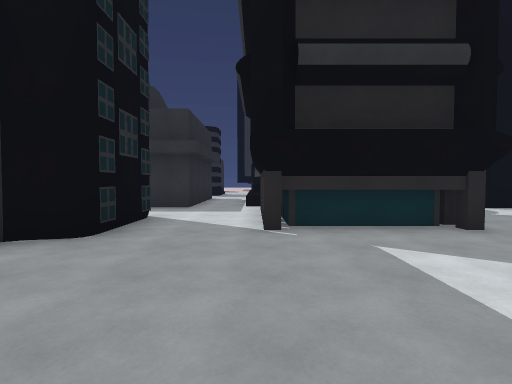
View 1 (above)

24 first-person views from a walk through a 3-D level made in the Unity game engine. The camera is 1.4 m above the floor, tilts 2° down and sees 80° across. The floor is counted in squares, 2 m on a side. Each view is taken from the middle of a square. On the plan, view 1 faces up. The plan holds only what a view shows up to about 10 squares ahead; the rest is blank. The place goes on beyond the plan. Some animated figures are left out.

View 2
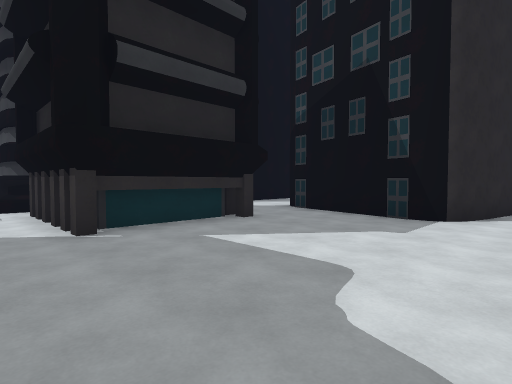

View 3
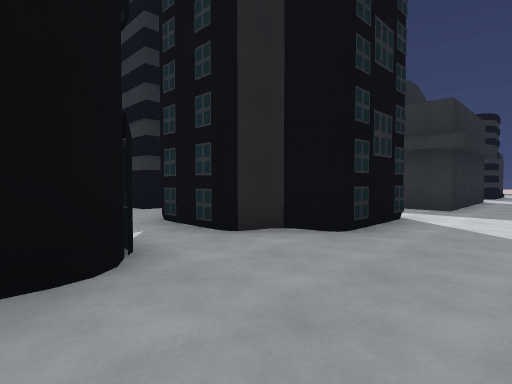

View 4
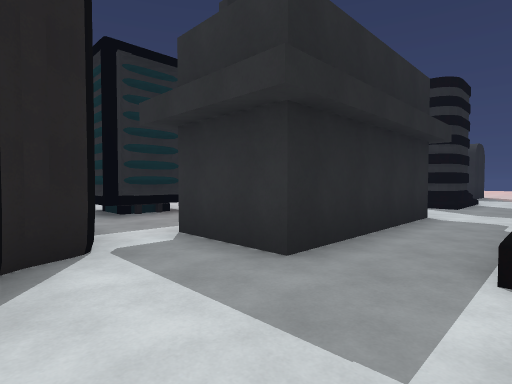

View 5
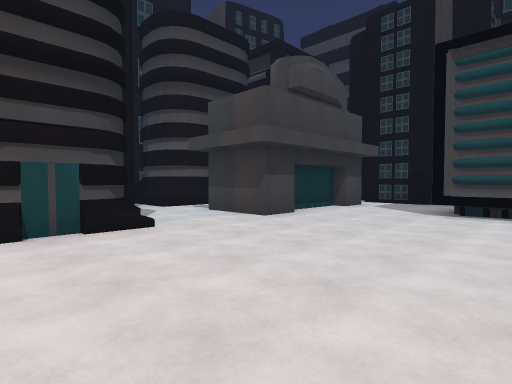

View 6
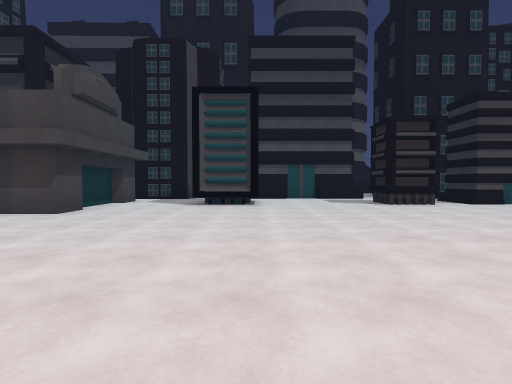

View 7
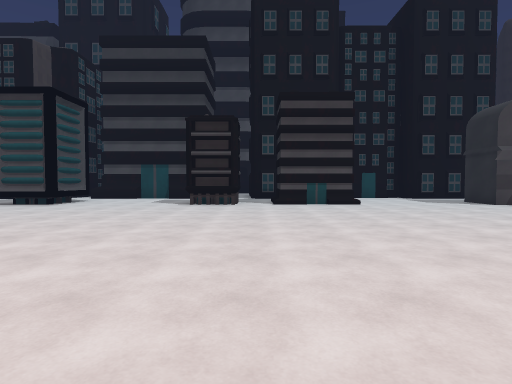

View 8
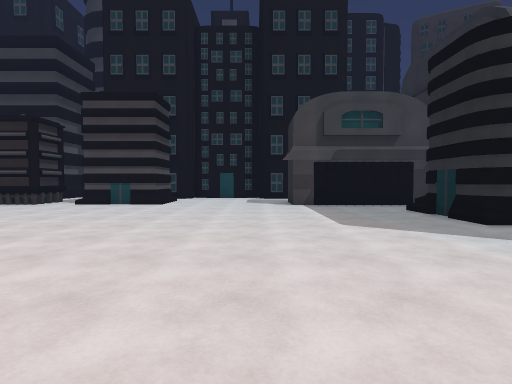

View 9
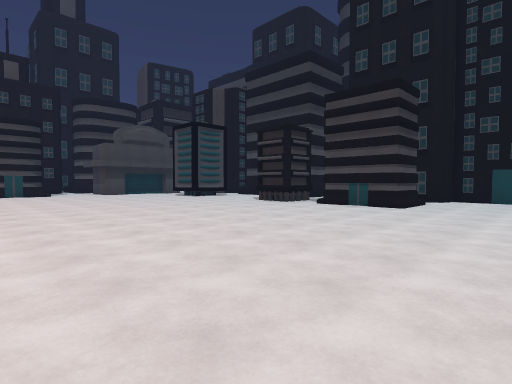

View 10
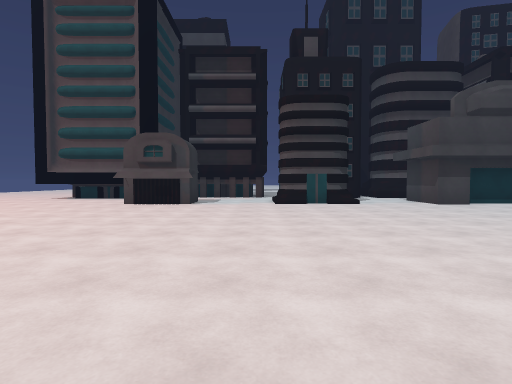

View 11
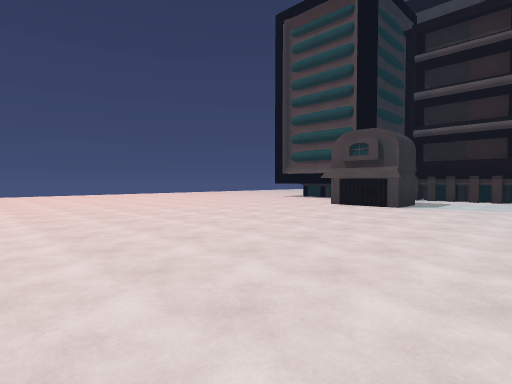

View 12
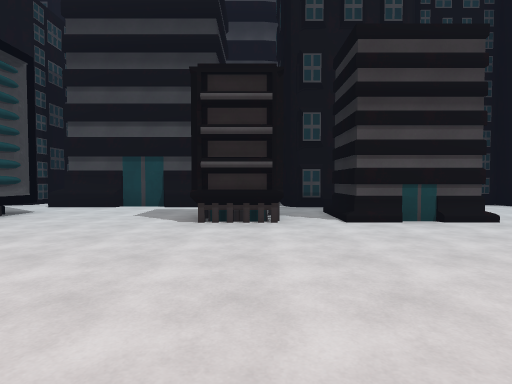

View 13
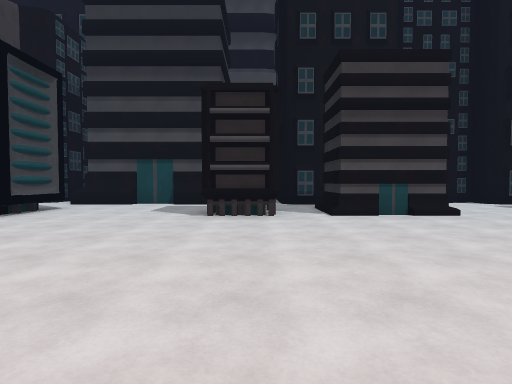

View 14
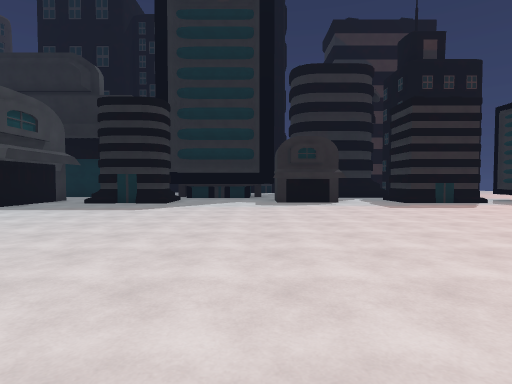

View 15
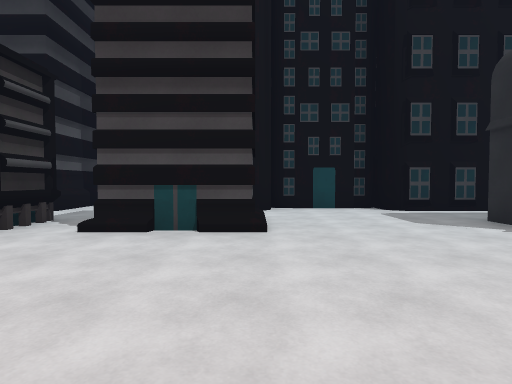

View 16
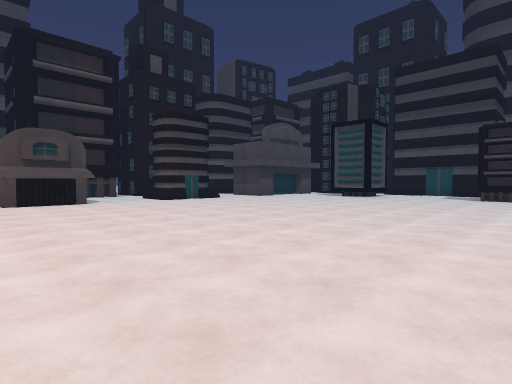

View 17
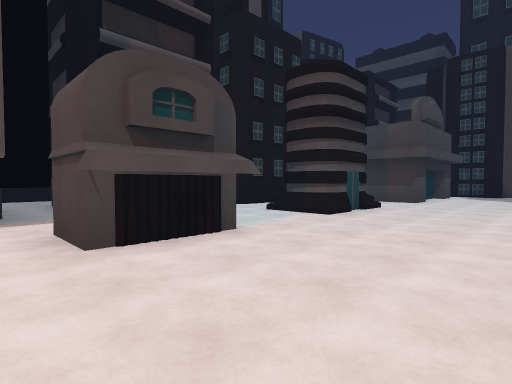

View 18
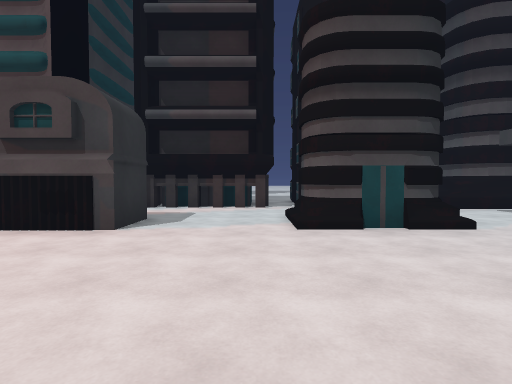

View 19
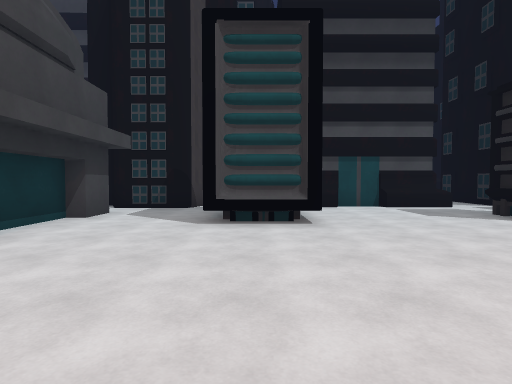

View 20
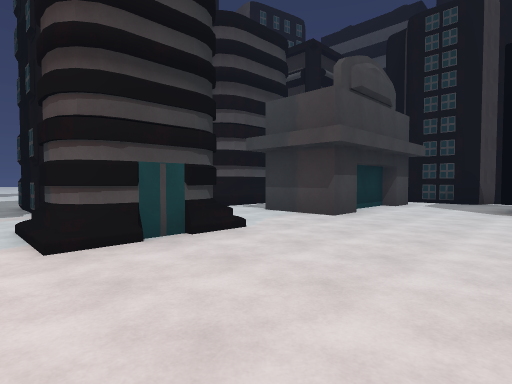

View 21
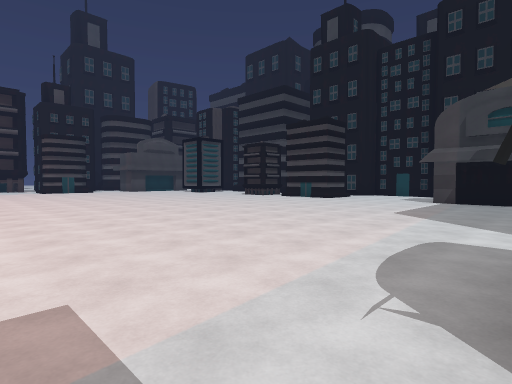

View 22
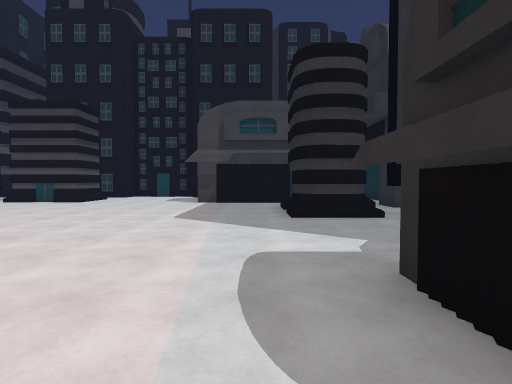

View 23
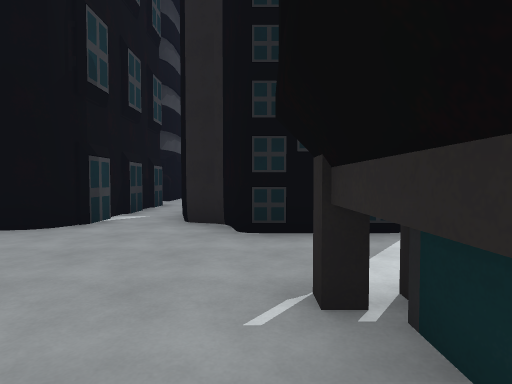

View 24
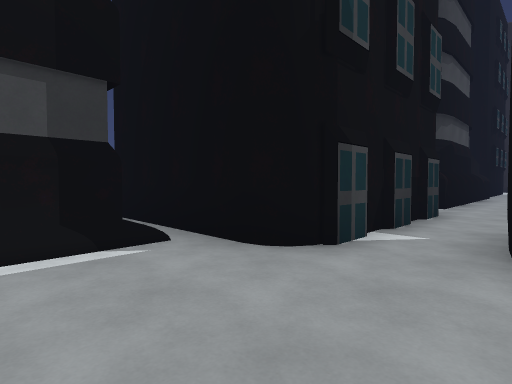

### Floor plan
Key: @ floor where view 1 was taken; # wall or solid block; . floor; / step, stairs or slope; ^ raised ledge.
Columns run from 24 left of view 1 to 7 right of it. Each row starts with its distance up from view 1.
 23 #...      .............
 22 #....     ..........##.##   ..
 21 .......   ..........##  ####..
 20 #...................##...#
 19 #.......................##
 18 #.......................###
 17 .....................##....
 16 .....................##.###
 15 .....................#/.#
 14 /.......................#
 13 #.......................^^^
 12 #....................##.##
 11 .....................##.#
 10 ####...///.##...##...##.#
  9    #.../##.##...##...##.#
  8   ...../ /......##.......     ##
  7   ...... ..........##....#   ..
  6  ##########.#####.#####..#  ...
  5           # #  ## #  ##..###..#
  4             #  ##.   ##.......#
  3                 ...###........#
  2             .................##
  1             ####.#####........##
  0                      #..@....
 -1                      #.##
 -2                      #.
 -3                      #

Positions as (right, up) in squares from view 1, and headings:
1: (0, 0), facing up
2: (-1, 0), facing up-right
3: (0, 0), facing up-left
4: (0, 6), facing up-left
5: (-8, 17), facing down-right
6: (-8, 19), facing down
7: (-14, 19), facing down
8: (-20, 19), facing down
9: (-20, 18), facing down-right
10: (-13, 18), facing right
11: (-12, 17), facing up-right
12: (-13, 15), facing down
13: (-13, 16), facing down
14: (-14, 17), facing left
15: (-17, 14), facing down
16: (-14, 23), facing down-right
17: (-7, 23), facing down-right
18: (-8, 18), facing right
19: (-7, 15), facing down
20: (-7, 18), facing down-right
21: (-24, 21), facing down-right
22: (-23, 20), facing down
23: (2, 4), facing left
24: (0, 3), facing down-left
